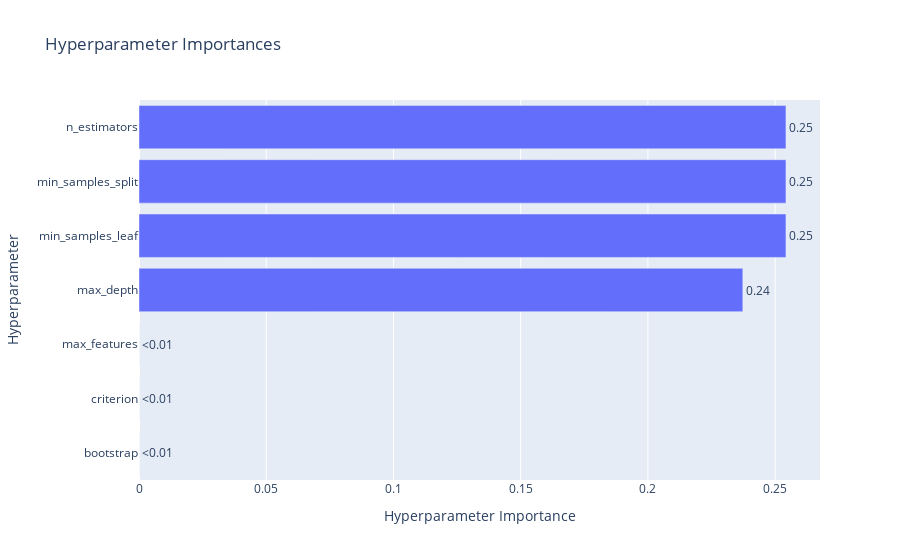

Notebook code cell kept with this figure:
### Code cell
from optuna.visualization import plot_param_importances

plot_param_importances(study_rf)

### Figure 1 — Plotly figure (JSON) as saved in the notebook; plotly's stock layout.template omitted (floating-point values rounded to 4 significant figures)
{"data": [{"cliponaxis": false, "hovertemplate": ["bootstrap (CategoricalDistribution): 0.0<extra></extra>", "criterion (CategoricalDistribution): 0.0<extra></extra>", "max_features (CategoricalDistribution): 0.0<extra></extra>", "max_depth (IntDistribution): 0.23728813559322032<extra></extra>", "min_samples_leaf (IntDistribution): 0.2542372881355932<extra></extra>", "min_samples_split (IntDistribution): 0.2542372881355932<extra></extra>", "n_estimators (IntDistribution): 0.2542372881355932<extra></extra>"], "name": "Objective Value", "orientation": "h", "text": ["<0.01", "<0.01", "<0.01", "0.24", "0.25", "0.25", "0.25"], "textposition": "outside", "type": "bar", "x": [0, 0, 0, 0.2373, 0.2542, 0.2542, 0.2542], "y": ["bootstrap", "criterion", "max_features", "max_depth", "min_samples_leaf", "min_samples_split", "n_estimators"]}], "layout": {"title": {"text": "Hyperparameter Importances"}, "xaxis": {"title": {"text": "Hyperparameter Importance"}}, "yaxis": {"title": {"text": "Hyperparameter"}}}}
